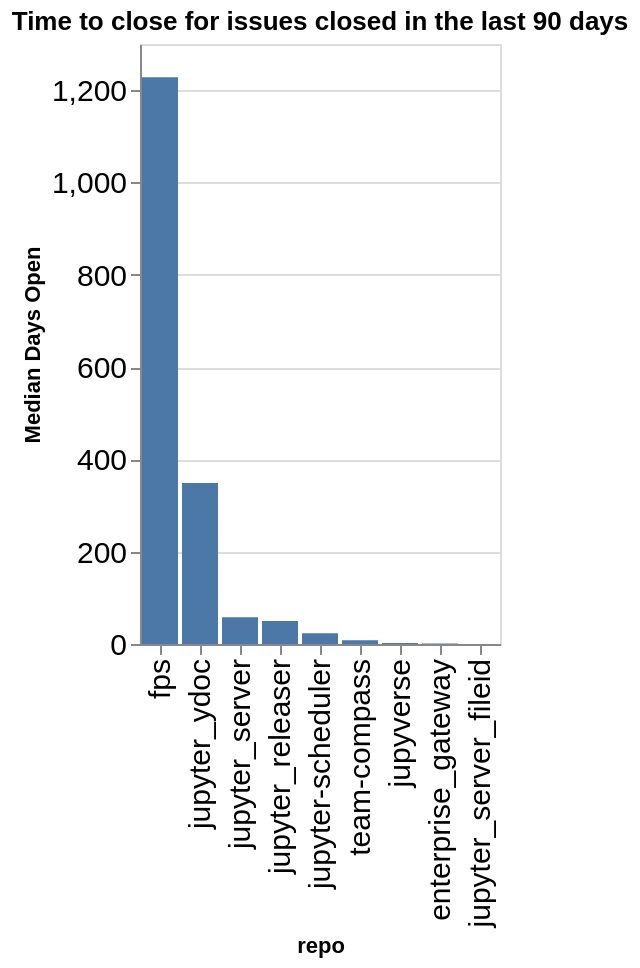

Write notebook code for a chart like this one.
### Code cell
time_open = closed.groupby(['org', 'repo']).agg({'time_open': 'median'}).reset_index()
time_open['time_open'] = time_open['time_open'] / (60 * 60 * 24)
time_open['org/repo'] = time_open.apply(lambda a: a['org'] + '/' + a['repo'], axis=1)
sorted_vals = time_open.sort_values(['org', 'time_open'], ascending=False)['repo'].values
alt.Chart(data=time_open, title=f"Time to close for issues closed in the last {n_days} days").mark_bar().encode(
    x=alt.X('repo', sort=alt.Sort(sorted_vals.tolist())),
    y=alt.Y('time_open', title="Median Days Open"),
)

### Figure 1 — Vega-Lite specification as saved in the notebook (floating-point values rounded to 4 significant figures)
{"config": {"axisLeft": {"labelFontSize": 15}, "axisBottom": {"labelFontSize": 15}}, "data": {"name": "data-d99859445de26f95356862219dbf30b7"}, "mark": {"type": "bar"}, "encoding": {"x": {"field": "repo", "sort": ["fps", "jupyter_ydoc", "jupyter_server", "jupyter_releaser", "jupyter-scheduler", "team-compass", "jupyverse", "enterprise_gateway", "jupyter_server_fileid"], "type": "nominal"}, "y": {"field": "time_open", "title": "Median Days Open", "type": "quantitative"}}, "title": "Time to close for issues closed in the last 90 days", "$schema": "https://vega.github.io/schema/vega-lite/v5.20.1.json", "datasets": {"data-d99859445de26f95356862219dbf30b7": [{"org": "jupyter-server", "repo": "enterprise_gateway", "time_open": 1.08, "org/repo": "jupyter-server/enterprise_gateway"}, {"org": "jupyter-server", "repo": "fps", "time_open": 1228.0, "org/repo": "jupyter-server/fps"}, {"org": "jupyter-server", "repo": "jupyter-scheduler", "time_open": 23.45, "org/repo": "jupyter-server/jupyter-scheduler"}, {"org": "jupyter-server", "repo": "jupyter_releaser", "time_open": 49.91, "org/repo": "jupyter-server/jupyter_releaser"}, {"org": "jupyter-server", "repo": "jupyter_server", "time_open": 57.99, "org/repo": "jupyter-server/jupyter_server"}, {"org": "jupyter-server", "repo": "jupyter_server_fileid", "time_open": 0.03341, "org/repo": "jupyter-server/jupyter_server_fileid"}, {"org": "jupyter-server", "repo": "jupyter_ydoc", "time_open": 349.0, "org/repo": "jupyter-server/jupyter_ydoc"}, {"org": "jupyter-server", "repo": "jupyverse", "time_open": 2.198, "org/repo": "jupyter-server/jupyverse"}, {"org": "jupyter-server", "repo": "team-compass", "time_open": 8.338, "org/repo": "jupyter-server/team-compass"}]}}
